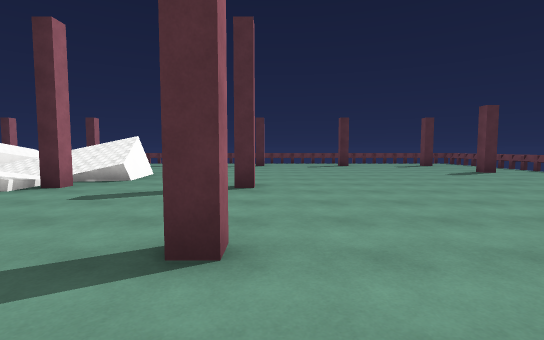
View 1 (above)

18 first-person views from a walk through a 3-D level made in the Unity game engine. The camera is 1.4 m above the floor, tilts 4° down and sees 85° across. The floor is counted in squares, 2 m on a side. Each view is taken from the middle of a square. On the plan, view 1 faces up. The plan holds only what a view shows up to about 10 squares ahead; the rest is blank. The player character is not drawn. Some animated figures are left out. Surface patterns are stand-ins for the level's own textures.

View 2
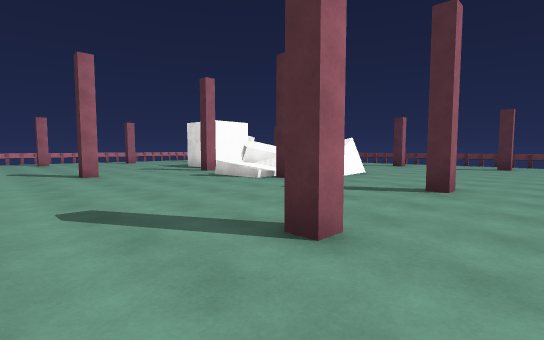

View 3
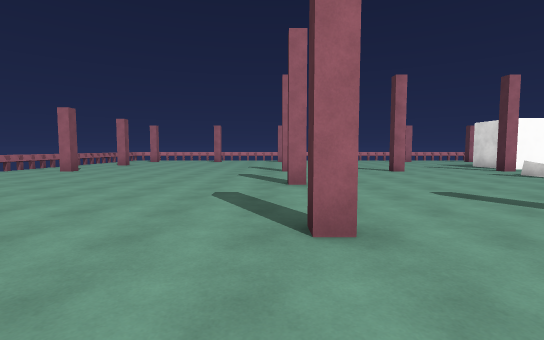

View 4
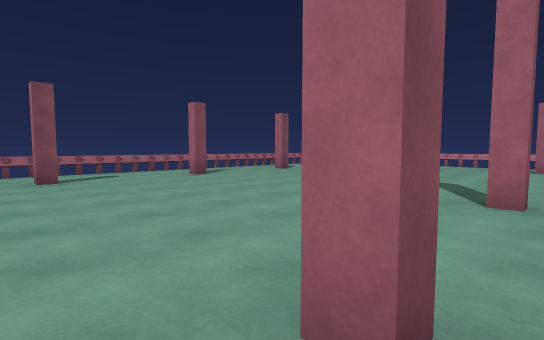

View 5
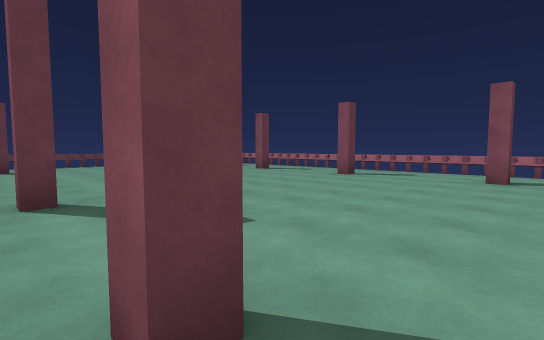

View 6
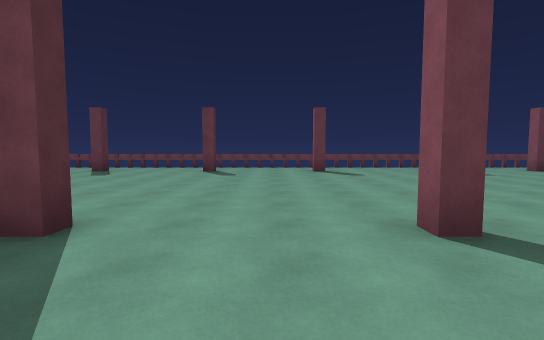

View 7
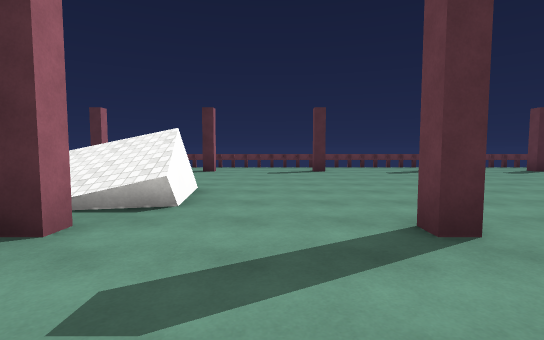

View 8
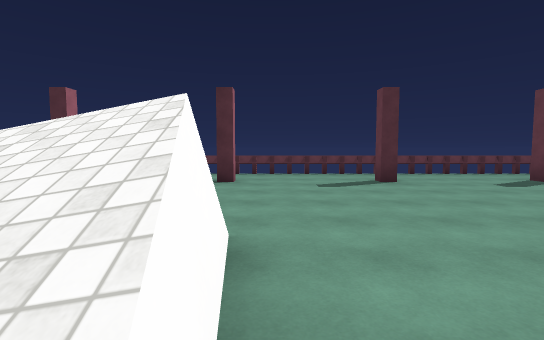

View 9
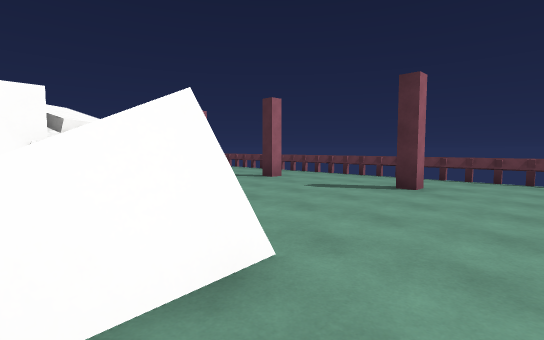

View 10
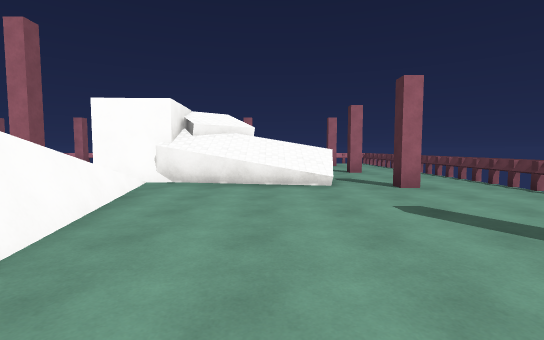

View 11
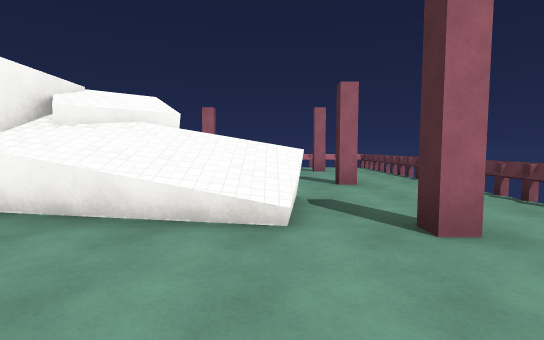

View 12
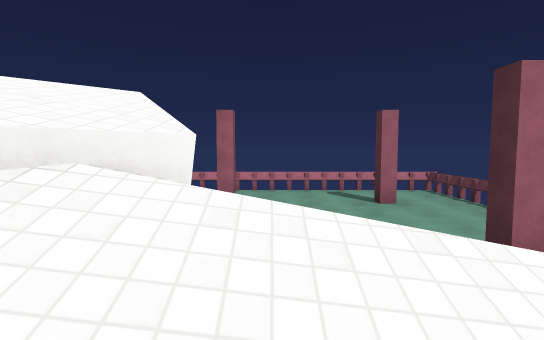

View 13
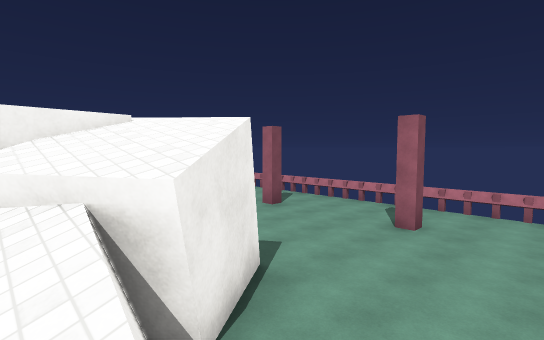

View 14
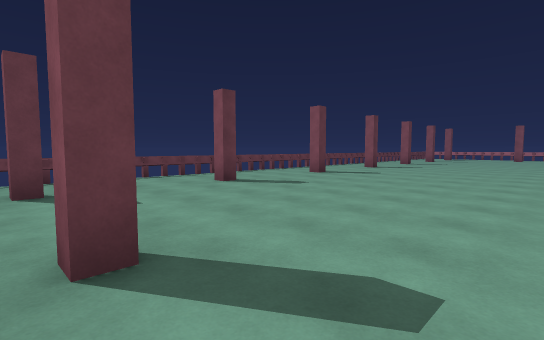

View 15
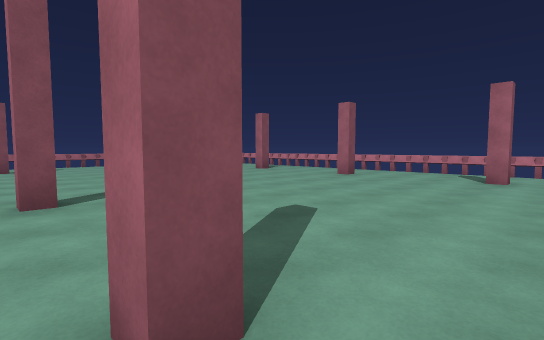

View 16
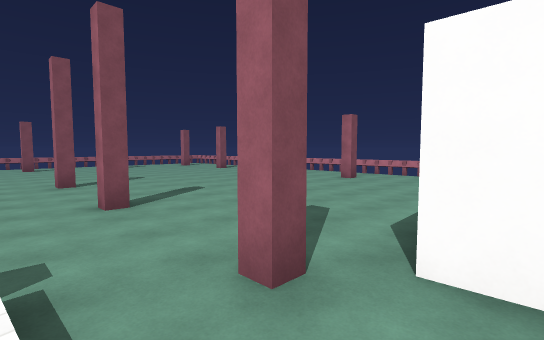

View 17
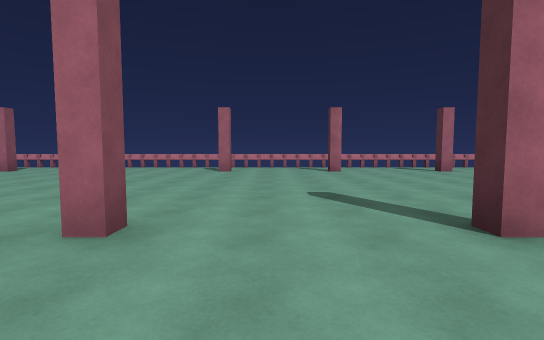

View 18
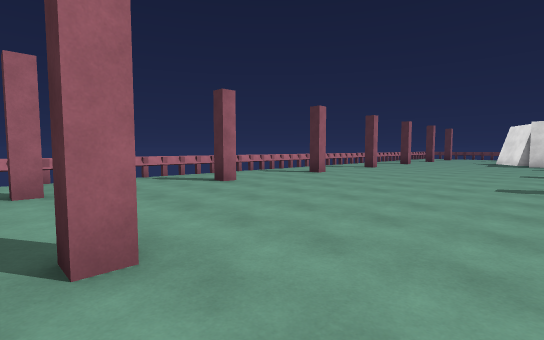

### Floor plan
Key: @ floor where view 1 was taken; # wall or solid block; . floor; / step, stairs or slope; = window, fence, low wall or low ledge; O other object.
Columns run from 17 left of view 1 to 9 right of it. Each row starts with its distance up from view 1.
 15 #=====================
 14 =OOOOOOOOOOOOOOOOOOOOO
 13 =OOO.....OO.....OO.....OO.=
 12 =OOO..O..OO..O..OO..O..OOO=
 11 =O......//...............
 10 =O......//...............O=
  9 =OO...////.............O.O=
  8 =O....#/=#//==...........O=
  7 =O....   //////..........O=
  6 =OOO.  //..//..........OO.=
  5 =OOO.....#.=/#..#......OO
  4 =........................
  3 =........................
  2 =OO......#......#......O.
  1 =O.......................
  0 =O...............@.......
 -1 =OOO...................OO
 -2 =.OO.....#...#..#......OO
 -3 =O.......................
 -4 =O.......................
 -5 =OO...................
 -6 =O.....................
 -7   .................. ...
 -8 =OOO.....OO.....OO..   OO
 -9 =.OO..O..OO..O..OO.    OO
-10          OOOOOOOO.
-11          =========

Where each view was taken, in squares from view 1:
view 1: 0 up, 0 right, facing up
view 2: 0 up, 1 right, facing up-left
view 3: 2 down, 2 right, facing left
view 4: 1 down, 3 left, facing down-left
view 5: 1 down, 5 left, facing down-right
view 6: 0 up, 3 left, facing right
view 7: 3 up, 2 left, facing up
view 8: 6 up, 3 left, facing up
view 9: 7 up, 2 left, facing up-left
view 10: 10 up, 2 left, facing left
view 11: 11 up, 5 left, facing left
view 12: 10 up, 8 left, facing left
view 13: 11 up, 9 left, facing down-left
view 14: 13 up, 1 right, facing down-right
view 15: 3 up, 7 left, facing down-left
view 16: 7 up, 6 left, facing down-left
view 17: 0 up, 5 left, facing left
view 18: 9 down, 9 left, facing up-left
